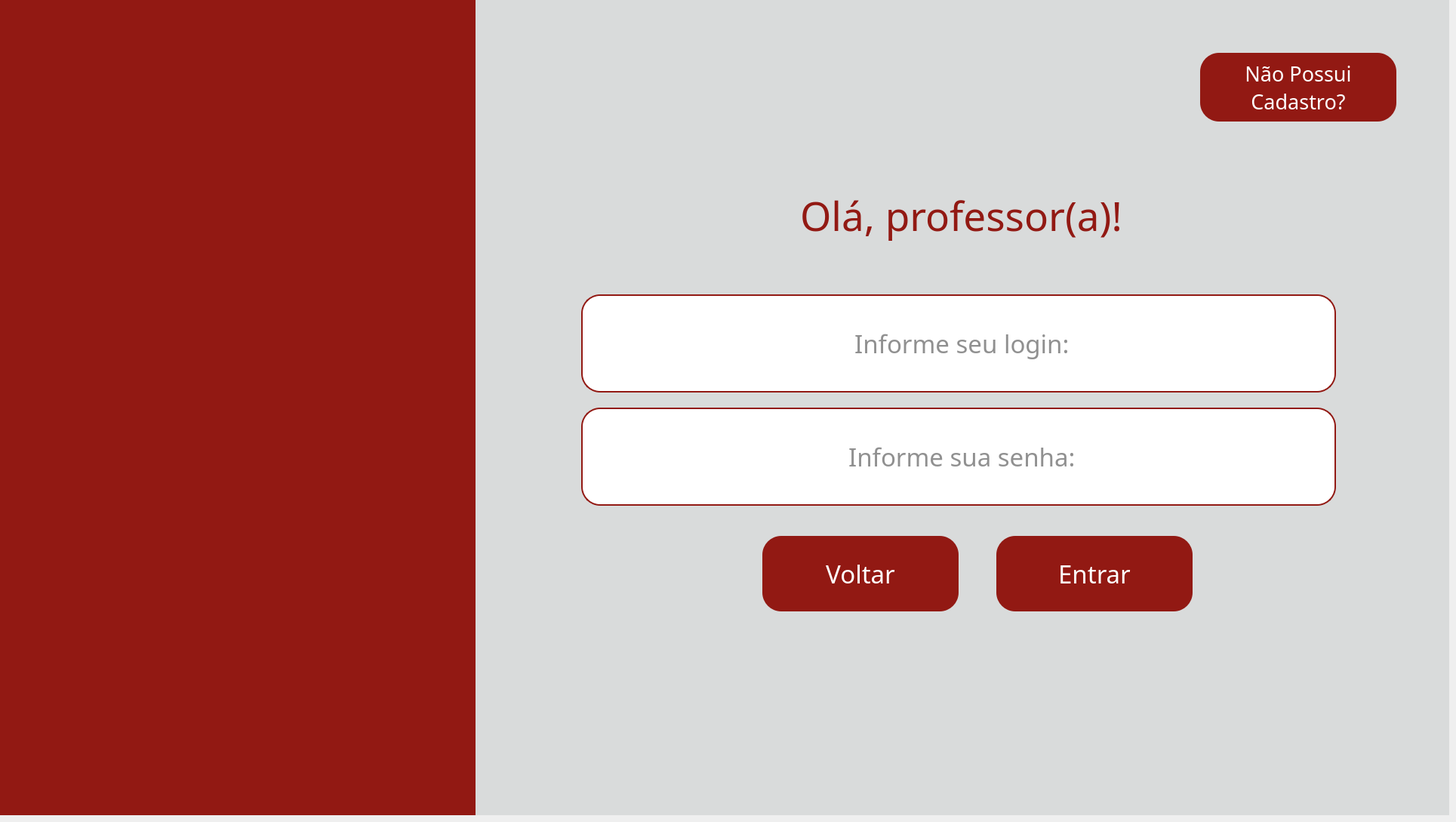
    <widget class="QWidget" name="pg_loginprof">
     <widget class="QWidget" name="fundo_loginprof" native="true">
      <property name="geometry">
       <rect>
        <x>0</x>
        <y>0</y>
        <width>1920</width>
        <height>1080</height>
       </rect>
      </property>
      <property name="styleSheet">
       <string notr="true">background-color: #d9dbdb</string>
      </property>
      <widget class="QWidget" name="barra_loginprof" native="true">
       <property name="geometry">
        <rect>
         <x>0</x>
         <y>0</y>
         <width>630</width>
         <height>1080</height>
        </rect>
       </property>
       <property name="styleSheet">
        <string notr="true">background-color: #921913;</string>
       </property>
       <widget class="QLabel" name="img_fundo_loginprof">
        <property name="geometry">
         <rect>
          <x>-60</x>
          <y>-60</y>
          <width>731</width>
          <height>1200</height>
         </rect>
        </property>
        <property name="text">
         <string/>
        </property>
        <property name="pixmap">
         <pixmap>../images/fundoetec.png</pixmap>
        </property>
        <property name="scaledContents">
         <bool>true</bool>
        </property>
       </widget>
      </widget>
      <widget class="QLabel" name="lbl_olaprof_loginprof">
       <property name="geometry">
        <rect>
         <x>1060</x>
         <y>250</y>
         <width>461</width>
         <height>71</height>
        </rect>
       </property>
       <property name="font">
        <font>
         <family>Arbutus Slab</family>
         <pointsize>40</pointsize>
        </font>
       </property>
       <property name="styleSheet">
        <string notr="true">color: #921913;</string>
       </property>
       <property name="text">
        <string>Olá, professor(a)!</string>
       </property>
      </widget>
      <widget class="QPushButton" name="btn_voltarperfil3">
       <property name="geometry">
        <rect>
         <x>1010</x>
         <y>710</y>
         <width>260</width>
         <height>100</height>
        </rect>
       </property>
       <property name="font">
        <font>
         <family>Arbutus Slab</family>
         <pointsize>25</pointsize>
        </font>
       </property>
       <property name="styleSheet">
        <string notr="true">QPushButton{
    background-color: #921913;
    border: none;
    border-radius: 25px;
    color: white;
}

QPushButton:hover{
    background-color: #7a1410;
}

QPushButton:pressed{
    background-color: #5a0f0c;
}</string>
       </property>
       <property name="text">
        <string>Voltar</string>
       </property>
      </widget>
      <widget class="QLineEdit" name="input_loginprof">
       <property name="geometry">
        <rect>
         <x>770</x>
         <y>390</y>
         <width>1000</width>
         <height>130</height>
        </rect>
       </property>
       <property name="font">
        <font>
         <family>Arbutus Slab</family>
         <pointsize>25</pointsize>
        </font>
       </property>
       <property name="styleSheet">
        <string notr="true">background-color: white;
border: 2px solid #921913;
border-radius: 25px;
color: #222222;
padding: 0 18px</string>
       </property>
       <property name="inputMethodHints">
        <set>Qt::InputMethodHint::ImhNone</set>
       </property>
       <property name="text">
        <string/>
       </property>
       <property name="echoMode">
        <enum>QLineEdit::EchoMode::Normal</enum>
       </property>
       <property name="alignment">
        <set>Qt::AlignmentFlag::AlignCenter</set>
       </property>
       <property name="placeholderText">
        <string> Informe seu login:</string>
       </property>
      </widget>
      <widget class="QLineEdit" name="input_senhaprof">
       <property name="geometry">
        <rect>
         <x>770</x>
         <y>540</y>
         <width>1000</width>
         <height>130</height>
        </rect>
       </property>
       <property name="font">
        <font>
         <family>Arbutus Slab</family>
         <pointsize>25</pointsize>
        </font>
       </property>
       <property name="styleSheet">
        <string notr="true">background-color: white;
border: 2px solid #921913;
border-radius: 25px;
color: #222222;
padding: 0 18px</string>
       </property>
       <property name="echoMode">
        <enum>QLineEdit::EchoMode::Password</enum>
       </property>
       <property name="alignment">
        <set>Qt::AlignmentFlag::AlignCenter</set>
       </property>
       <property name="placeholderText">
        <string> Informe sua senha:</string>
       </property>
      </widget>
      <widget class="QPushButton" name="btn_entrarprof">
       <property name="geometry">
        <rect>
         <x>1320</x>
         <y>710</y>
         <width>260</width>
         <height>100</height>
        </rect>
       </property>
       <property name="font">
        <font>
         <family>Arbutus Slab</family>
         <pointsize>25</pointsize>
        </font>
       </property>
       <property name="styleSheet">
        <string notr="true">QPushButton{
    background-color: #921913;
    border: none;
    border-radius: 25px;
    color: white;
}

QPushButton:hover{
    background-color: #7a1410;
}

QPushButton:pressed{
    background-color: #5a0f0c;
}</string>
       </property>
       <property name="text">
        <string>Entrar</string>
       </property>
      </widget>
      <widget class="QPushButton" name="btn_cadastroprof">
       <property name="geometry">
        <rect>
         <x>1590</x>
         <y>70</y>
         <width>260</width>
         <height>91</height>
        </rect>
       </property>
       <property name="font">
        <font>
         <family>Arbutus Slab</family>
         <pointsize>20</pointsize>
        </font>
       </property>
       <property name="styleSheet">
        <string notr="true">QPushButton{
    background-color: #921913;
    border: none;
    border-radius: 25px;
    color: white;
}

QPushButton:hover{
    background-color: #7a1410;
}

QPushButton:pressed{
    background-color: #5a0f0c;
}</string>
       </property>
       <property name="text">
        <string>Não Possui
Cadastro?</string>
       </property>
      </widget>
      <widget class="QLabel" name="lbl_logo_cps_loginprof">
       <property name="geometry">
        <rect>
         <x>1550</x>
         <y>940</y>
         <width>111</width>
         <height>71</height>
        </rect>
       </property>
       <property name="text">
        <string/>
       </property>
       <property name="pixmap">
        <pixmap>../images/logocps.png</pixmap>
       </property>
       <property name="scaledContents">
        <bool>true</bool>
       </property>
      </widget>
      <widget class="QLabel" name="lbl_logo_etec_loginprof">
       <property name="geometry">
        <rect>
         <x>1690</x>
         <y>950</y>
         <width>151</width>
         <height>91</height>
        </rect>
       </property>
       <property name="text">
        <string/>
       </property>
       <property name="pixmap">
        <pixmap>../images/logoetec.png</pixmap>
       </property>
       <property name="scaledContents">
        <bool>true</bool>
       </property>
      </widget>
     </widget>
    </widget>
